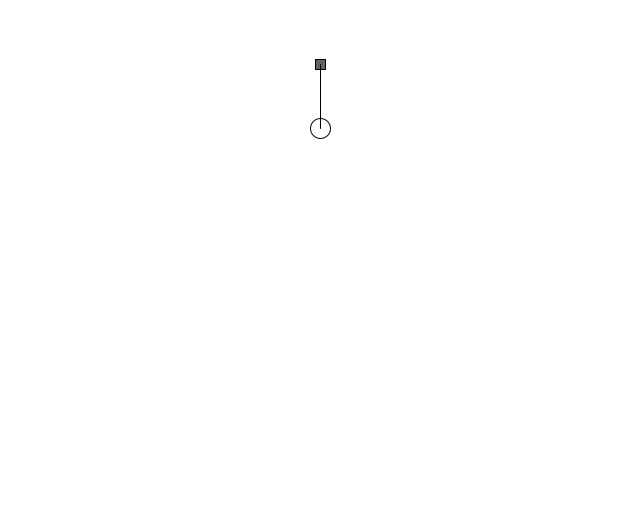
Frame 1 (no input)
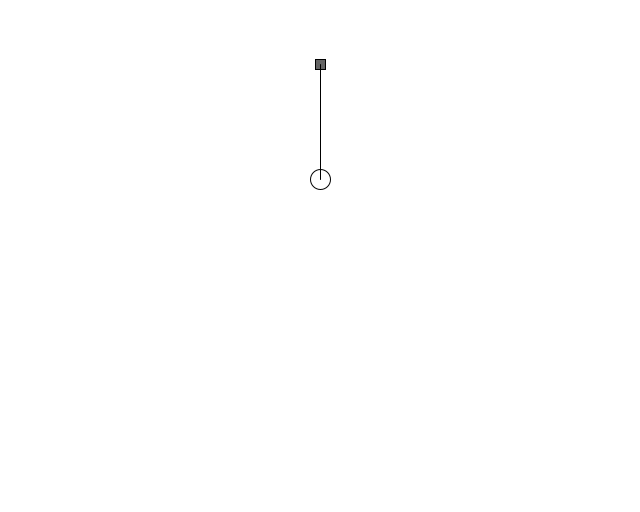
Frame 60 (the mouse pressed at the canvas centre just before this capture)
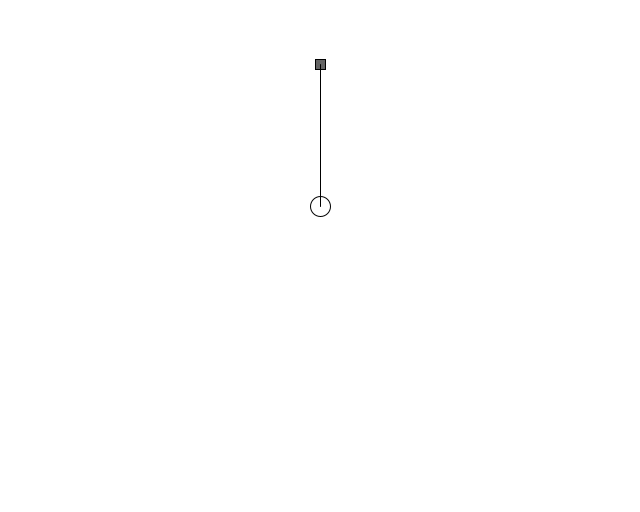
Frame 120 (the mouse held since frame 60 and released just before this capture)

The Processing sketch that drew these frames (run headless with seeded random() and noise(); from frame 60 on, the mouse is pressed at the canvas centre):

// Processing sketch: Oscillation202
// ── Oscillation202.pde
Bob b;
Spring s;

void setup() {
    size(640, 512);
    b = new Bob(width / 2, height / 4, 1);
    s = new Spring(width / 2, height / 8, 50);
}

void draw() {
    background(255);
    b.apply_force(new PVector(0, 0.05 * b.mass));
    s.hooke_law(b);
    b.update();
    b.display();
    s.display(b);
}

// ── Bob.pde
class Bob {
    PVector location;
    PVector velocity;
    PVector acceleration;
    
    float mass;
    
    Bob(float x, float y, float m) {
        velocity = new PVector(0, 0);
        acceleration = new PVector(0, 0);
        location = new PVector(x, y);
        mass = m;
    }
    
    void apply_force(PVector force) {
        acceleration.add(PVector.div(force, mass));
    }
    
    void update() {
        velocity.add(acceleration);
        location.add(velocity);
        acceleration.mult(0);
    }
    
    void display() {
        stroke(0);
        fill(255);
        ellipse(location.x, location.y, 20, 20);
    }
}
// ── Spring.pde
class Spring {
    PVector anchor;
    float len;
    float k;
    
    Spring(float x, float y, float _len) {
        anchor = new PVector(x, y);
        len = _len;
        k = 0.0009;
    }
    
    void hooke_law(Bob b) {
        PVector force = PVector.sub(anchor, b.location);
        float d = force.mag();
        float stretch = d - len;
        force.normalize();
        force.mult(stretch * k);
        b.apply_force(force);
    }
    
    void display(Bob b) {
        fill(100);
        rectMode(CENTER);
        rect(anchor.x, anchor.y, 10, 10);
        stroke(0);
        line(b.location.x, b.location.y, anchor.x, anchor.y);
    }
}
